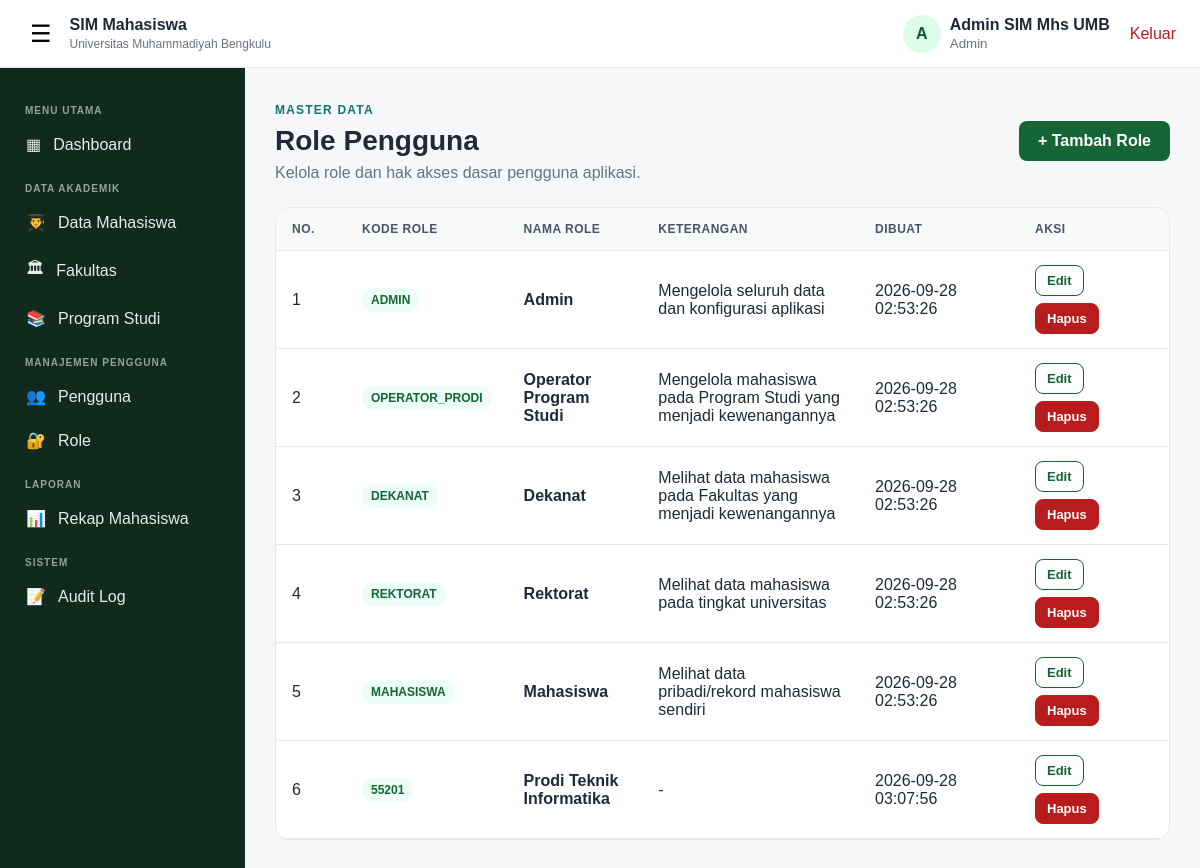
The page /sim_mahasiswa_rbac_role_crud/role.php (signed in) on the database its author committed.
### tables this page shows
CREATE TABLE `roles` (
  `id_role` smallint(5) UNSIGNED NOT NULL,
  `kode_role` varchar(30) NOT NULL,
  `nama_role` varchar(100) NOT NULL,
  `keterangan` varchar(255) DEFAULT NULL,
  `created_at` timestamp NOT NULL DEFAULT current_timestamp()
);

### sim_mahasiswa_rbac_role_crud/role.php (the view, shortened to what this page needs)
<?php
require_once __DIR__ . '/../koneksi.php';
$result = mysqli_query(
    $koneksi,
    "SELECT id_role, kode_role, nama_role, keterangan, created_at
     FROM roles
     ORDER BY id_role ASC"
);
?>
<!DOCTYPE html>
<html lang="id">
<head>
    <link rel="stylesheet" href="style.css">
</head>
<body class="app-body">
<?php include 'topbar.php'; ?>
<?php include 'sideleftbar.php'; ?>
<main class="main-content">
    <div class="page-heading page-heading-flex">
        <div>
            <span class="eyebrow">MASTER DATA</span>
            <h1>Role Pengguna</h1>
            <p>Kelola role dan hak akses dasar pengguna aplikasi.</p>
        </div>
        <a href="role_tambah.php" class="btn btn-primary">+ Tambah Role</a>
    </div>
    <div class="dashboard-panel">
        <div class="table-responsive">
            <table class="data-table">
                <thead>
                    <tr>
                        <th width="70">No.</th>
                        <th width="150">Kode Role</th>
                        <th>Nama Role</th>
                        <th>Keterangan</th>
                        <th width="160">Dibuat</th>
                        <th width="150">Aksi</th>
                    </tr>
                </thead>
                <tbody>
                <?php if (mysqli_num_rows($result) > 0): ?>
                    <?php $no = 1; ?>
                    <?php while ($row = mysqli_fetch_assoc($result)): ?>
                        <tr>
                            <td><?= $no++ ?></td>
                            <td><span class="badge"><?= htmlspecialchars($row['kode_role']) ?></span></td>
                            <td><strong><?= htmlspecialchars($row['nama_role']) ?></strong></td>
                            <td><?= htmlspecialchars($row['keterangan'] ?? '-') ?></td>
                            <td><?= htmlspecialchars($row['created_at']) ?></td>
                            <td>
                                <div class="action-group">
                                    <a class="btn btn-sm btn-outline" href="role_edit.php?id=<?= (int)$row['id_role'] ?>">Edit</a>
                                    <form action="role_hapus.php" method="post" onsubmit="return confirm('Hapus role ini?');">
                                        <button type="submit" class="btn btn-sm btn-danger">Hapus</button>
                                    </form>
                                </div>
                            </td>
                        </tr>
                    <?php endwhile; ?>
                <?php else: ?>
                    <tr>
                        <td colspan="6" class="empty-state">Belum ada data role.</td>
                    </tr>
                <?php endif; ?>
                </tbody>
            </table>
        </div>
    </div>
</main>
</body>
</html>

### sim_mahasiswa_rbac_role_crud/style.css (style rules this page uses)
* { box-sizing: border-box; }
:root { --primary: #166534; --primary-dark: #14532d; --secondary: #0f766e; --text: #1f2937; --muted: #6b7280; --border: #e5e7eb; --bg: #f5f7f9; --white: #ffffff; --danger: #b91c1c; --sidebar: #102a1d; }
body { margin: 0; font-family: Arial, Helvetica, sans-serif; color: var(--text); background: var(--bg); }
a { text-decoration: none; color: inherit; }
.btn { display: inline-flex; align-items: center; justify-content: center; border: 1px solid transparent; border-radius: 8px; padding: 10px 18px; font-weight: 600; cursor: pointer; }
.btn-primary { background: var(--primary); color: #fff; }
.btn-outline { border-color: var(--primary); color: var(--primary); background: #fff; }
.eyebrow { color: var(--secondary); font-size: 12px; font-weight: 800; letter-spacing: 1.2px; }
.app-body { min-height: 100vh; }
.main-content { margin-left: 245px; padding: 100px 30px 40px; min-height: 100vh; }
.page-heading { margin-bottom: 25px; }
.page-heading h1 { margin: 7px 0; font-size: 28px; }
.page-heading p { color: var(--muted); margin: 0; }
.dashboard-panel { background: #fff; border: 1px solid var(--border); border-radius: 14px; margin-top: 25px; }
.page-heading-flex { display: flex; align-items: center; justify-content: space-between; gap: 20px; }
.table-responsive { overflow-x: auto; }
.data-table { width: 100%; border-collapse: collapse; min-width: 850px; }
.data-table th, .data-table td { padding: 14px 16px; border-bottom: 1px solid var(--border); text-align: left; vertical-align: middle; }
.data-table th { background: #f9fafb; color: #4b5563; font-size: 12px; text-transform: uppercase; letter-spacing: .5px; }
.badge { display: inline-block; padding: 5px 9px; border-radius: 6px; background: #ecfdf5; color: var(--primary-dark); font-size: 12px; font-weight: 700; }
.action-group { display: flex; align-items: center; gap: 6px; }
.action-group form { margin: 0; }
.btn-sm { padding: 7px 11px; font-size: 12px; }
.btn-danger { background: #dc2626; color: #fff; }
.btn { position:relative;overflow:hidden;transition:transform .2s ease,box-shadow .2s ease,background .2s ease,border-color .2s ease }
.btn::after { content:"";position:absolute;width:0;height:0;border-radius:50%;background:rgba(255,255,255,.28);left:50%;top:50%;transform:translate(-50%,-50%);transition:width .35s ease,height .35s ease }
.btn-danger { background:#b91c1c;color:#fff;border:1px solid #b91c1c }
.btn-sm { padding:7px 11px;font-size:13px }
.action-group { display:flex;gap:7px;align-items:center;flex-wrap:wrap }
.action-group form { margin:0 }
.dashboard-panel { overflow:hidden }
.table-responsive { overflow-x:auto }
.data-table { width:100%;border-collapse:collapse;min-width:760px }
.data-table th,.data-table td { padding:14px 16px;text-align:left;border-bottom:1px solid var(--border);vertical-align:middle }
.data-table th { background:#f8faf9;color:#475569;font-size:12px;text-transform:uppercase;letter-spacing:.5px }
.data-table tbody tr { transition:background .18s ease }
.badge { display:inline-flex;padding:5px 9px;border-radius:999px;background:#ecfdf5;color:#166534;font-size:12px;font-weight:700 }
.main-content { animation:pageFade .45s ease }

### rows shown on the page
roles: kode_role "ADMIN", nama_role "Admin", keterangan "Mengelola seluruh data dan konfigurasi aplikasi", created_at "2026-09-28 02:53:26"
roles: kode_role "OPERATOR_PRODI", nama_role "Operator Program Studi", keterangan "Mengelola mahasiswa pada Program Studi yang menjadi kewenangannya", created_at "2026-09-28 02:53:26"
roles: kode_role "DEKANAT", nama_role "Dekanat", keterangan "Melihat data mahasiswa pada Fakultas yang menjadi kewenangannya", created_at "2026-09-28 02:53:26"
roles: kode_role "REKTORAT", nama_role "Rektorat", keterangan "Melihat data mahasiswa pada tingkat universitas", created_at "2026-09-28 02:53:26"
roles: kode_role "MAHASISWA", nama_role "Mahasiswa", keterangan "Melihat data pribadi/rekord mahasiswa sendiri", created_at "2026-09-28 02:53:26"
roles: kode_role "55201", nama_role "Prodi Teknik Informatika", keterangan "-", created_at "2026-09-28 03:07:56"

### other values the page prints
substr($namaPengguna, 0, 1) "A"
$namaPengguna "Admin SIM Mhs UMB"
$namaRole "Admin"
